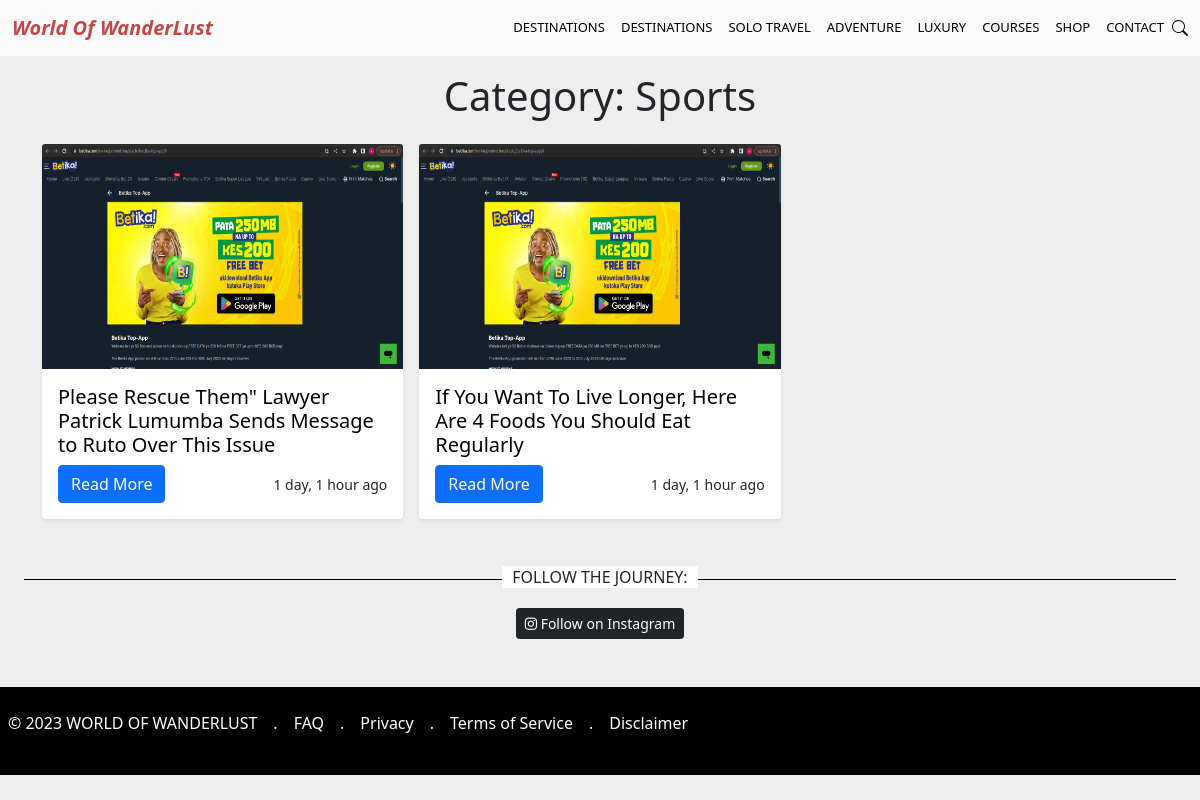
Page /category/sports/ on the committed database.
### blog/models.py (models this page shows, shortened)
class Category(models.Model):
    title = models.CharField(max_length=150)
    slug = AutoSlugField(populate_from='title', unique=True)

class Post(models.Model):
    author = models.ForeignKey(Profile, on_delete=models.CASCADE)
    category = models.ForeignKey('Category', on_delete=models.SET_NULL, blank=True, null=True)
    title = models.CharField(max_length=100)
    body = models.TextField()
    image = models.ImageField(default='avatar.jpg', upload_to='blogs', null=False, blank=False)
    slug = AutoSlugField(populate_from='title', unique=True)
    created_at = models.DateTimeField(auto_now_add=True)
    edited_at = models.DateTimeField(auto_now=True)

### blog/views.py (the view)
# urls.py: path('category/<str:slug>/', views.categoryPosts, name='categoryPosts'),
def categoryPosts(request, slug):
    category = Category.objects.get(slug=slug)
    category_posts = Post.objects.filter(category=category)
    context = {"category_posts":category_posts, "category":category}
    return render(request, 'blog/categoryPosts.html', context)

### blog/templates/blog/categoryPosts.html (shortened to what this page needs)
{%extends 'base.html'%}
{%block content%}
<main>
<section class="text-center container">
    <div class="row">
      <div class="col-lg-6 col-md-8 mx-auto">
        <h1 class="fw-light">Category: {{category.title}}</h1>
      </div>
    </div>
  </section>
  <div class="album py-3 bg-body-tertiary">
    <div class="container">
      <div class="row row-cols-1 row-cols-sm-2 row-cols-md-3 g-3">
        {% if category_posts|length > 0 %}
            {% for post in category_posts %}
            <div class="col">
            <div class="card shadow-sm">
                <a href="{% url 'details' post.slug %}">
                    <img src="{{post.image.url}}" class="bd-placeholder-img card-img-top" width="100%" height="225" alt="Image" />
                </a>
                <div class="card-body">
                    <a href="{% url 'details' post.slug %}">
                        <h5 class="h5">{{post.title}}</h5>
                    </a>
                <div class="d-flex justify-content-between align-items-center">
                    <div class="btn-group">
                        <a href="{% url 'details' post.slug %}" class="btn btn-primary">Read More</a>
                    </div>
                    <small class="text-body-secondary">{{post.created_at|timesince}} ago</small>
                </div>
                </div>
            </div>
            </div>
            {% endfor %}
        {% else %}
            <p>No posts available in this category.</p>
        {% endif %}
      </div>
    </div>
  </div>
</main>
{% endblock %}

### static/styles/index.css (style rules this page uses)
a { color: #000; text-decoration: none; }

### static/styles/blogDetail.css (style rules this page uses)
img { max-width: 100%; }
img { vertical-align: middle; border-style: none; }

### static/styles/comments.css (style rules this page uses)
body { background-color: #eee }
.card { background-color: #fff; border: none }

### rows in the picture
Category: title "Sports"
Post: image (picture), title "Please Rescue Them\" Lawyer Patrick Lumumba Sends Message to Ruto Over This Issue", created_at "1 day, 1 hour"
Post: image (picture), title "If You Want To Live Longer, Here Are 4 Foods You Should Eat Regularly", created_at "1 day, 1 hour"
